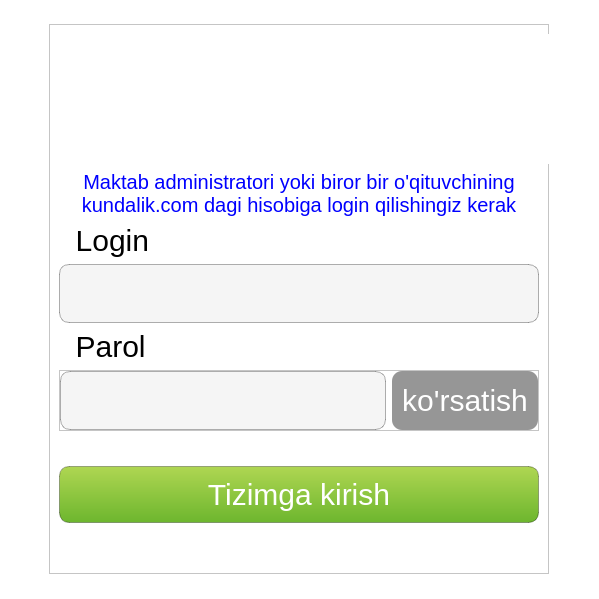
<?xml version="1.0" encoding="UTF-8"?>
<ui version="4.0">
 <class>Frame</class>
 <widget class="QFrame" name="Frame">
  <property name="geometry">
   <rect>
    <x>0</x>
    <y>0</y>
    <width>599</width>
    <height>599</height>
   </rect>
  </property>
  <property name="windowTitle">
   <string>Maktabni kiritish</string>
  </property>
  <property name="windowIcon">
   <iconset>
    <normaloff>icons/main-icon.png</normaloff>icons/main-icon.png</iconset>
  </property>
  <property name="styleSheet">
   <string notr="true">
background-color: white;
color: white;
</string>
  </property>
  <layout class="QHBoxLayout" name="horizontalLayout">
   <item>
    <widget class="QFrame" name="frame">
     <property name="maximumSize">
      <size>
       <width>500</width>
       <height>550</height>
      </size>
     </property>
     <property name="styleSheet">
      <string notr="true">color: black;
font-size: 30px;
font-family: &quot;Mongolian Baiti&quot;;</string>
     </property>
     <property name="frameShape">
      <enum>QFrame::StyledPanel</enum>
     </property>
     <property name="frameShadow">
      <enum>QFrame::Raised</enum>
     </property>
     <layout class="QVBoxLayout" name="verticalLayout">
      <item>
       <widget class="QLabel" name="label">
        <property name="minimumSize">
         <size>
          <width>500</width>
          <height>130</height>
         </size>
        </property>
        <property name="maximumSize">
         <size>
          <width>500</width>
          <height>130</height>
         </size>
        </property>
        <property name="text">
         <string/>
        </property>
        <property name="pixmap">
         <pixmap>icons/kundalik_kom.png</pixmap>
        </property>
        <property name="scaledContents">
         <bool>true</bool>
        </property>
       </widget>
      </item>
      <item>
       <widget class="QLabel" name="label_6">
        <property name="styleSheet">
         <string notr="true">background-color: rgba(0, 0, 0, 0);
font-size: 20px;
color: blue;</string>
        </property>
        <property name="text">
         <string>Maktab administratori yoki biror bir o'qituvchining kundalik.com dagi hisobiga login qilishingiz kerak</string>
        </property>
        <property name="alignment">
         <set>Qt::AlignCenter</set>
        </property>
        <property name="wordWrap">
         <bool>true</bool>
        </property>
       </widget>
      </item>
      <item>
       <widget class="QLabel" name="label_2">
        <property name="text">
         <string>  Login</string>
        </property>
       </widget>
      </item>
      <item>
       <widget class="QLineEdit" name="lineEdit">
        <property name="styleSheet">
         <string notr="true">QLineEdit{
border-radius: 10px;
border: 1px solid rgb(0,0,0,80);
background-color: rgba(0, 0, 0, 10);
padding: 10px;
}
QLineEdit:focus{
border-color: blue;
}</string>
        </property>
       </widget>
      </item>
      <item>
       <widget class="QLabel" name="label_3">
        <property name="text">
         <string>  Parol</string>
        </property>
       </widget>
      </item>
      <item>
       <widget class="QFrame" name="frame_2">
        <property name="frameShape">
         <enum>QFrame::StyledPanel</enum>
        </property>
        <property name="frameShadow">
         <enum>QFrame::Raised</enum>
        </property>
        <layout class="QHBoxLayout" name="horizontalLayout_2">
         <property name="leftMargin">
          <number>0</number>
         </property>
         <property name="topMargin">
          <number>0</number>
         </property>
         <property name="rightMargin">
          <number>0</number>
         </property>
         <property name="bottomMargin">
          <number>0</number>
         </property>
         <item>
          <widget class="QLineEdit" name="lineEdit_2">
           <property name="styleSheet">
            <string notr="true">QLineEdit{
border-radius: 10px;
border: 1px solid rgb(0,0,0,80);
background-color: rgba(0, 0, 0, 10);
padding: 10px;
}
QLineEdit:focus{
border-color: blue;
}</string>
           </property>
           <property name="echoMode">
            <enum>QLineEdit::Password</enum>
           </property>
          </widget>
         </item>
         <item>
          <widget class="QPushButton" name="pushButton_2">
           <property name="sizePolicy">
            <sizepolicy hsizetype="Minimum" vsizetype="Minimum">
             <horstretch>0</horstretch>
             <verstretch>0</verstretch>
            </sizepolicy>
           </property>
           <property name="cursor">
            <cursorShape>PointingHandCursor</cursorShape>
           </property>
           <property name="styleSheet">
            <string notr="true">border-radius: 10px;
background-color: rgb(150,150,150);
padding: 10px;
color: white;</string>
           </property>
           <property name="text">
            <string>ko'rsatish</string>
           </property>
          </widget>
         </item>
        </layout>
       </widget>
      </item>
      <item>
       <widget class="QLabel" name="label_4">
        <property name="styleSheet">
         <string notr="true">font-size: 20px;
color: red;</string>
        </property>
        <property name="text">
         <string/>
        </property>
       </widget>
      </item>
      <item>
       <widget class="QPushButton" name="pushButton">
        <property name="cursor">
         <cursorShape>PointingHandCursor</cursorShape>
        </property>
        <property name="focusPolicy">
         <enum>Qt::NoFocus</enum>
        </property>
        <property name="styleSheet">
         <string notr="true">QPushButton{
border-radius:10px;
color: white;
border: 1px solid rgb(0,0,0,80);
padding: 10px;
	background-color: qlineargradient(spread:pad, x1:0, y1:0, x2:0, y2:1, stop:0 rgba(175, 214, 82, 255), stop:1 rgba(109, 182, 46, 255));
}
QPushButton:pressed{
	background-color: qlineargradient(spread:pad, x1:1, y1:1, x2:1, y2:0, stop:0 rgba(175, 214, 82, 255), stop:1 rgba(109, 182, 46, 255));
}</string>
        </property>
        <property name="text">
         <string>Tizimga kirish</string>
        </property>
       </widget>
      </item>
      <item>
       <widget class="QLabel" name="label_5">
        <property name="text">
         <string/>
        </property>
       </widget>
      </item>
     </layout>
    </widget>
   </item>
  </layout>
 </widget>
 <resources/>
 <connections/>
</ui>
